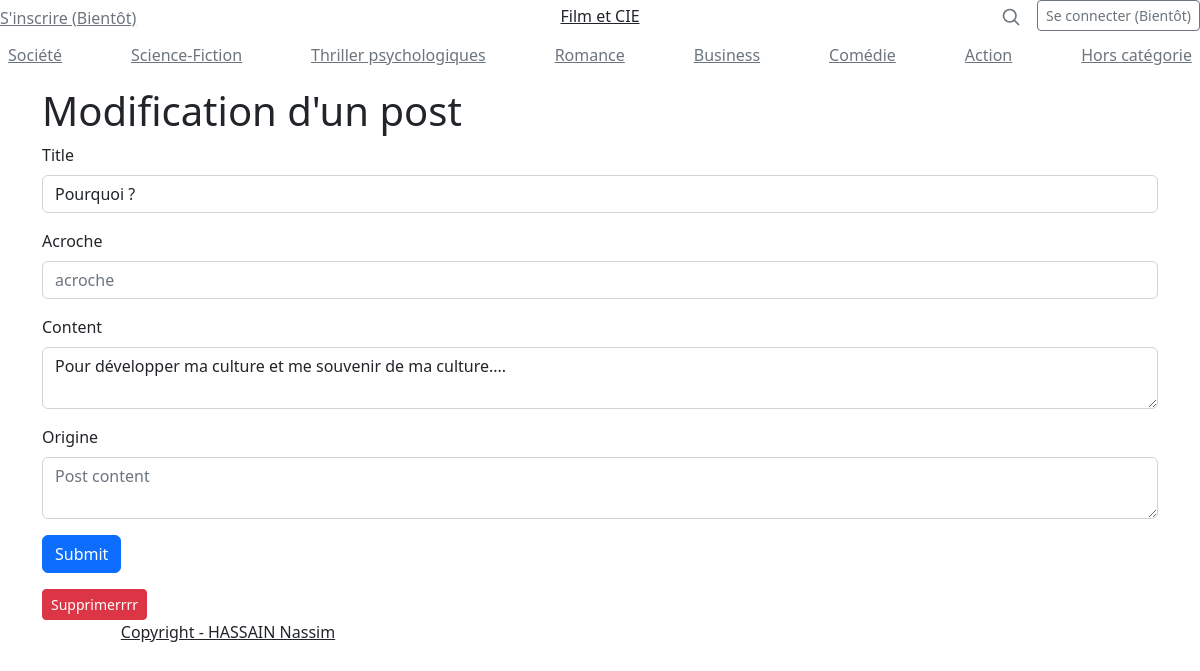
The app's page /1/edit with its own data.
### tables this page shows
CREATE TABLE posts (
    id INTEGER PRIMARY KEY AUTOINCREMENT,
    created TIMESTAMP NOT NULL DEFAULT CURRENT_TIMESTAMP,
    title TEXT NOT NULL,
    acroche TEXT NOT NULL,
    content TEXT NOT NULL,
    origine TEXT,
    genre TEXT
);

### main.py (the view, shortened to what this page needs)
@app.route('/<int:id>/edit', methods=('GET', 'POST'))
def edit(id):
    post = get_post(id)
    return render_template('edit1.html', post=post)

### main.py (called while the page is built)
def get_db_connection():
    conn = sqlite3.connect('database.db')
    conn.row_factory = sqlite3.Row
    return conn

def get_post(post_id):
    conn = get_db_connection()
    post = conn.execute('SELECT * FROM posts WHERE id = ?',
                        (post_id,)).fetchone()
    conn.close()
    if post is None:
        abort(404)
    return post

### templates/edit1.html
{% extends 'base.html' %}
{% block content %}
<h1>{% block title %} Modification d'un post {% endblock %}</h1>
<form method="post">
<div class="form-group">
<label for="title">Title</label>
        <input type="text" name="title"
               placeholder="Post title" class="form-control"
               value="{{ request.form['title'] or post['title'] }}" id="title"></input>
    </div>
    <div class="form-group">
        <label for="acroche">Acroche</label>
        <input type="text" name="acroche"
               placeholder="acroche" class="form-control"
               value="{{ request.form['acroche'] }}" id="acroche"></input>
    </div>
    <div class="form-group">
        <label for="content">Content</label>
        <textarea name="content" placeholder="Post content"
                  class="form-control" id="name">{{ request.form['content'] or post['content'] }}</textarea>
    </div>
    <div class="form-group">
        <label for="origine">Origine</label>
        <textarea name="origine" placeholder="Post content"
                  class="form-control" id="origine">{{ request.form['origine'] }}</textarea>
    </div>
    <div class="form-group">
        <button type="submit" class="btn btn-primary">Submit</button>
    </div>
</form>
    <div>
        <form action="{{ url_for('delete', id=post['id']) }}" method="POST">
            <input type="submit" value="Supprimerrrr"
                class="btn btn-danger btn-sm"
                onclick="return confirm('Etes-vous sûr de vouloir supprimer ce post ?')">
    </form>
{% endblock %}

### records on screen
posts: title "Pourquoi ?", content "Pour développer ma culture et me souvenir de ma culture...."
